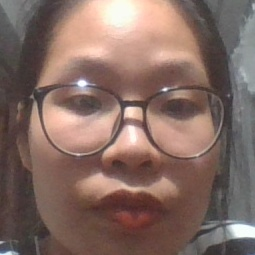
#> input picture data_face/User.0.1.jpg, 255 x 255 px; its folder holds 4 pictures in this run
$ python -i giaodien.py   (imports and definitions only)
#> lines starting #> are read from the running program, lines starting #| are printed output that depends on the picture
import tkinter as tk
from tkinter import ttk
import numpy as np
import os
import pickle, sqlite3
import cv2
from PIL import Image

# [45 lines left out: function nhandien, not called in this run]

def train():
    recognizer = cv2.face_LBPHFaceRecognizer.create()
    path = 'data_face'

    def getImagesWithID(path):
#> called with path = 'data_face'
        imagePaths=[os.path.join(path, f) for f in os.listdir(path)]
        faces=[]
        IDs=[]
        for imagePath in imagePaths:
            faceImg = Image.open(imagePath).convert('L')
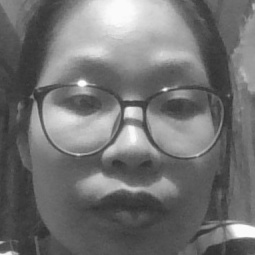
#> faceImg: PIL image 255x255 L; min 47, max 254, mean 113.9
            faceNp = np.array(faceImg, 'uint8')
            ID=int(os.path.split(imagePath)[-1].split('.')[1])
            faces.append(faceNp)
            IDs.append(ID)
            cv2.imshow('training', faceNp)
            cv2.waitKey(10)
#> pass 2 of the loop in getImagesWithID, `for imagePath in imagePaths:`:
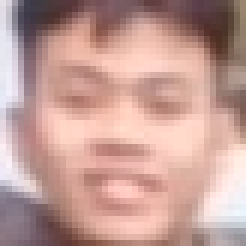
#> input picture data_face/User.0.45.jpg, 41 x 41 px (shown 6 times larger)
#> in getImagesWithID, `faceImg = Image.open(imagePath).convert('L')`:
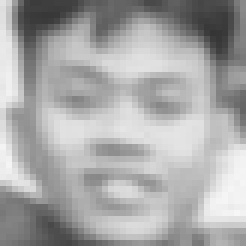
#> faceImg: PIL image 41x41 L (shown 6 times larger); min 53, max 246, mean 167.8
#> pass 3 of the loop in getImagesWithID, `for imagePath in imagePaths:`:
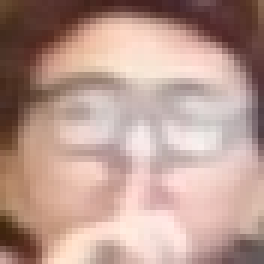
#> input picture data_face/User.0.47.jpg, 44 x 44 px (shown 6 times larger)
#> in getImagesWithID, `faceImg = Image.open(imagePath).convert('L')`:
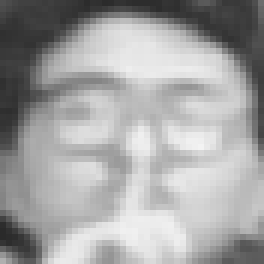
#> faceImg: PIL image 44x44 L (shown 6 times larger); min 42, max 243, mean 163.2
#> the loop made 4 passes; the first 3 are shown
        return np.array(IDs), faces

    Ids, faces = getImagesWithID(path)
    recognizer.train(faces, Ids)

    if not os.path.exists('trainer'):
        os.makedirs('trainer')

    recognizer.save("trainer/face-trainner.yml")
    cv2.destroyAllWindows()

# [50 lines left out: function laydulieu, not called in this run]


# [5 lines not run here, left out]
# [1 line that did not run here, left out]
# [2 lines not run here, left out]


# [1 line that did not run here, left out]
# [2 lines not run here, left out]

# [1 line that did not run here, left out]
# [2 lines not run here, left out]

int1 =tk.IntVar()
# [1 line that did not run here, left out]
# [3 lines not run here, left out]
str1 =tk.StringVar()
# [1 line that did not run here, left out]
# [2 lines not run here, left out]

# [1 line that did not run here, left out]

# [1 line not run here, left out]
#btlaydulieu.place()


# [1 line that did not run here, left out]
# [1 line not run here, left out]

# [1 line that did not run here, left out]
# [7 lines not run here, left out]

>>> result = train()
